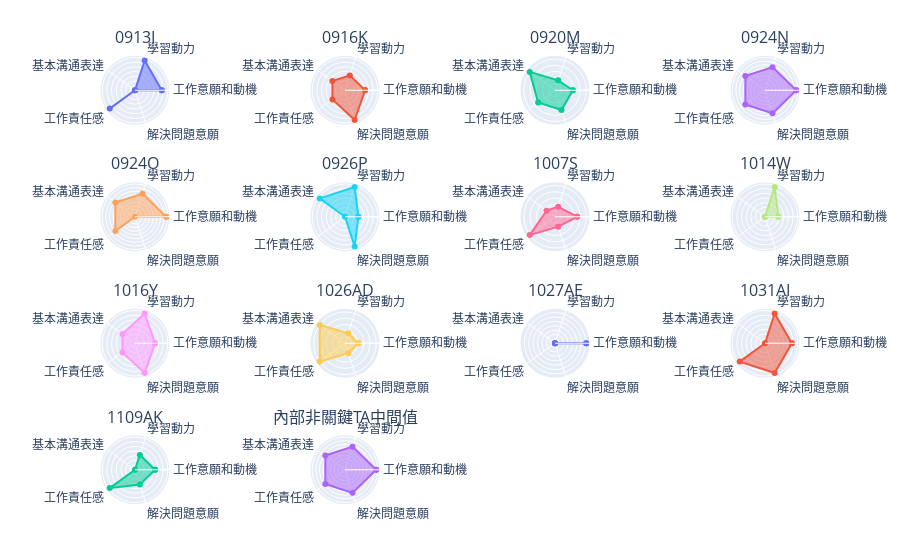

The code cell stored with this chart in its notebook:
### Markdown cell above
# 非關鍵TA雷達圖

### Code cell
radar_nonta_df = nonta_df.copy()
radar_nonta_df = pd.concat([radar_nonta_df, get_median_df(nonta_df, ta=False)], axis=0, ignore_index = True)
generate_radar_charts(radar_nonta_df, radar_features, charts_per_row = 4)
radar_nonta_df[-1:][radar_features]

### Figure 1 — Plotly figure (JSON) as saved in the notebook; plotly's stock layout.template omitted (floating-point values rounded to 4 significant figures)
{"data": [{"fill": "toself", "name": "0913I", "r": [0.2857, 0.3333, 0, 0.3333, 0, 0.2857], "showlegend": false, "subplot": "polar", "theta": ["工作意願和動機", "學習動力", "基本溝通表達", "工作責任感", "解決問題意願", "工作意願和動機"], "type": "scatterpolar"}, {"fill": "toself", "name": "0916K", "r": [0.4286, 0.3333, 0.3333, 0.3333, 0.6667, 0.4286], "showlegend": false, "subplot": "polar2", "theta": ["工作意願和動機", "學習動力", "基本溝通表達", "工作責任感", "解決問題意願", "工作意願和動機"], "type": "scatterpolar"}, {"fill": "toself", "name": "0920M", "r": [0.5714, 0.3333, 1, 0.6667, 0.6667, 0.5714], "showlegend": false, "subplot": "polar3", "theta": ["工作意願和動機", "學習動力", "基本溝通表達", "工作責任感", "解決問題意願", "工作意願和動機"], "type": "scatterpolar"}, {"fill": "toself", "name": "0924N", "r": [0.4286, 0.3333, 0.3333, 0.3333, 0.3333, 0.4286], "showlegend": false, "subplot": "polar4", "theta": ["工作意願和動機", "學習動力", "基本溝通表達", "工作責任感", "解決問題意願", "工作意願和動機"], "type": "scatterpolar"}, {"fill": "toself", "name": "0924O", "r": [0.4286, 0.3333, 0.3333, 0.3333, 0, 0.4286], "showlegend": false, "subplot": "polar5", "theta": ["工作意願和動機", "學習動力", "基本溝通表達", "工作責任感", "解決問題意願", "工作意願和動機"], "type": "scatterpolar"}, {"fill": "toself", "name": "0926P", "r": [0.1429, 0.3333, 0.3333, 0, 0.3333, 0.1429], "showlegend": false, "subplot": "polar6", "theta": ["工作意願和動機", "學習動力", "基本溝通表達", "工作責任感", "解決問題意願", "工作意願和動機"], "type": "scatterpolar"}, {"fill": "toself", "name": "1007S", "r": [0.7143, 0.3333, 0.3333, 1, 0.3333, 0.7143], "showlegend": false, "subplot": "polar7", "theta": ["工作意願和動機", "學習動力", "基本溝通表達", "工作責任感", "解決問題意願", "工作意願和動機"], "type": "scatterpolar"}, {"fill": "toself", "name": "1014W", "r": [0.2857, 0.6667, 0, 0, 0, 0.2857], "showlegend": false, "subplot": "polar8", "theta": ["工作意願和動機", "學習動力", "基本溝通表達", "工作責任感", "解決問題意願", "工作意願和動機"], "type": "scatterpolar"}, {"fill": "toself", "name": "1016Y", "r": [0.4286, 0.6667, 0.3333, 0.3333, 0.6667, 0.4286], "showlegend": false, "subplot": "polar9", "theta": ["工作意願和動機", "學習動力", "基本溝通表達", "工作責任感", "解決問題意願", "工作意願和動機"], "type": "scatterpolar"}, {"fill": "toself", "name": "1026AD", "r": [0.4286, 0.3333, 1, 1, 0.3333, 0.4286], "showlegend": false, "subplot": "polar10", "theta": ["工作意願和動機", "學習動力", "基本溝通表達", "工作責任感", "解決問題意願", "工作意願和動機"], "type": "scatterpolar"}, {"fill": "toself", "name": "1027AE", "r": [0.1429, 0, 0, 0, 0, 0.1429], "showlegend": false, "subplot": "polar11", "theta": ["工作意願和動機", "學習動力", "基本溝通表達", "工作責任感", "解決問題意願", "工作意願和動機"], "type": "scatterpolar"}, {"fill": "toself", "name": "1031AI", "r": [0.2857, 0.3333, 0, 0.3333, 0.3333, 0.2857], "showlegend": false, "subplot": "polar12", "theta": ["工作意願和動機", "學習動力", "基本溝通表達", "工作責任感", "解決問題意願", "工作意願和動機"], "type": "scatterpolar"}, {"fill": "toself", "name": "1109AK", "r": [0.4286, 0.3333, 0, 0.6667, 0.3333, 0.4286], "showlegend": false, "subplot": "polar13", "theta": ["工作意願和動機", "學習動力", "基本溝通表達", "工作責任感", "解決問題意願", "工作意願和動機"], "type": "scatterpolar"}, {"fill": "toself", "name": "內部非關鍵TA中間值", "r": [0.4286, 0.3333, 0.3333, 0.3333, 0.3333, 0.4286], "showlegend": false, "subplot": "polar14", "theta": ["工作意願和動機", "學習動力", "基本溝通表達", "工作責任感", "解決問題意願", "工作意願和動機"], "type": "scatterpolar"}], "layout": {"annotations": [{"font": {"size": 16}, "showarrow": false, "text": "0913I", "x": 0.05, "xanchor": "center", "xref": "paper", "y": 1, "yanchor": "bottom", "yref": "paper"}, {"font": {"size": 16}, "showarrow": false, "text": "0916K", "x": 0.35, "xanchor": "center", "xref": "paper", "y": 1, "yanchor": "bottom", "yref": "paper"}, {"font": {"size": 16}, "showarrow": false, "text": "0920M", "x": 0.65, "xanchor": "center", "xref": "paper", "y": 1, "yanchor": "bottom", "yref": "paper"}, {"font": {"size": 16}, "showarrow": false, "text": "0924N", "x": 0.95, "xanchor": "center", "xref": "paper", "y": 1, "yanchor": "bottom", "yref": "paper"}, {"font": {"size": 16}, "showarrow": false, "text": "0924O", "x": 0.05, "xanchor": "center", "xref": "paper", "y": 0.725, "yanchor": "bottom", "yref": "paper"}, {"font": {"size": 16}, "showarrow": false, "text": "0926P", "x": 0.35, "xanchor": "center", "xref": "paper", "y": 0.725, "yanchor": "bottom", "yref": "paper"}, {"font": {"size": 16}, "showarrow": false, "text": "1007S", "x": 0.65, "xanchor": "center", "xref": "paper", "y": 0.725, "yanchor": "bottom", "yref": "paper"}, {"font": {"size": 16}, "showarrow": false, "text": "1014W", "x": 0.95, "xanchor": "center", "xref": "paper", "y": 0.725, "yanchor": "bottom", "yref": "paper"}, {"font": {"size": 16}, "showarrow": false, "text": "1016Y", "x": 0.05, "xanchor": "center", "xref": "paper", "y": 0.45, "yanchor": "bottom", "yref": "paper"}, {"font": {"size": 16}, "showarrow": false, "text": "1026AD", "x": 0.35, "xanchor": "center", "xref": "paper", "y": 0.45, "yanchor": "bottom", "yref": "paper"}, {"font": {"size": 16}, "showarrow": false, "text": "1027AE", "x": 0.65, "xanchor": "center", "xref": "paper", "y": 0.45, "yanchor": "bottom", "yref": "paper"}, {"font": {"size": 16}, "showarrow": false, "text": "1031AI", "x": 0.95, "xanchor": "center", "xref": "paper", "y": 0.45, "yanchor": "bottom", "yref": "paper"}, {"font": {"size": 16}, "showarrow": false, "text": "1109AK", "x": 0.05, "xanchor": "center", "xref": "paper", "y": 0.175, "yanchor": "bottom", "yref": "paper"}, {"font": {"size": 16}, "showarrow": false, "text": "內部非關鍵TA中間值", "x": 0.35, "xanchor": "center", "xref": "paper", "y": 0.175, "yanchor": "bottom", "yref": "paper"}], "autosize": true, "margin": {"b": 50, "l": 100, "r": 100, "t": 50}, "polar": {"angularaxis": {"type": "category"}, "domain": {"x": [0, 0.1], "y": [0.825, 1]}, "radialaxis": {"autorange": true, "range": [0, 0.363], "showticklabels": false, "type": "linear"}}, "polar10": {"angularaxis": {"type": "category"}, "domain": {"x": [0.3, 0.4], "y": [0.275, 0.45]}, "radialaxis": {"autorange": true, "range": [0, 1.089], "showticklabels": false, "type": "linear"}}, "polar11": {"angularaxis": {"type": "category"}, "domain": {"x": [0.6, 0.7], "y": [0.275, 0.45]}, "radialaxis": {"autorange": true, "range": [0, 0.1556], "showticklabels": false, "type": "linear"}}, "polar12": {"angularaxis": {"type": "category"}, "domain": {"x": [0.9, 1], "y": [0.275, 0.45]}, "radialaxis": {"autorange": true, "range": [0, 0.363], "showticklabels": false, "type": "linear"}}, "polar13": {"angularaxis": {"type": "category"}, "domain": {"x": [0, 0.1], "y": [0, 0.175]}, "radialaxis": {"autorange": true, "range": [0, 0.726], "showticklabels": false, "type": "linear"}}, "polar14": {"angularaxis": {"type": "category"}, "domain": {"x": [0.3, 0.4], "y": [0, 0.175]}, "radialaxis": {"autorange": true, "range": [0, 0.4667], "showticklabels": false, "type": "linear"}}, "polar15": {"domain": {"x": [0.6, 0.7], "y": [0, 0.175]}}, "polar16": {"domain": {"x": [0.9, 1], "y": [0, 0.175]}}, "polar2": {"angularaxis": {"type": "category"}, "domain": {"x": [0.3, 0.4], "y": [0.825, 1]}, "radialaxis": {"autorange": true, "range": [0, 0.726], "showticklabels": false, "type": "linear"}}, "polar3": {"angularaxis": {"type": "category"}, "domain": {"x": [0.6, 0.7], "y": [0.825, 1]}, "radialaxis": {"autorange": true, "range": [0, 1.089], "showticklabels": false, "type": "linear"}}, "polar4": {"angularaxis": {"type": "category"}, "domain": {"x": [0.9, 1], "y": [0.825, 1]}, "radialaxis": {"autorange": true, "range": [0, 0.4667], "showticklabels": false, "type": "linear"}}, "polar5": {"angularaxis": {"type": "category"}, "domain": {"x": [0, 0.1], "y": [0.55, 0.725]}, "radialaxis": {"autorange": true, "range": [0, 0.4667], "showticklabels": false, "type": "linear"}}, "polar6": {"angularaxis": {"type": "category"}, "domain": {"x": [0.3, 0.4], "y": [0.55, 0.725]}, "radialaxis": {"autorange": true, "range": [0, 0.363], "showticklabels": false, "type": "linear"}}, "polar7": {"angularaxis": {"type": "category"}, "domain": {"x": [0.6, 0.7], "y": [0.55, 0.725]}, "radialaxis": {"autorange": true, "range": [0, 1.089], "showticklabels": false, "type": "linear"}}, "polar8": {"angularaxis": {"type": "category"}, "domain": {"x": [0.9, 1], "y": [0.55, 0.725]}, "radialaxis": {"autorange": true, "range": [0, 0.726], "showticklabels": false, "type": "linear"}}, "polar9": {"angularaxis": {"type": "category"}, "domain": {"x": [0, 0.1], "y": [0.275, 0.45]}, "radialaxis": {"autorange": true, "range": [0, 0.726], "showticklabels": false, "type": "linear"}}}}
